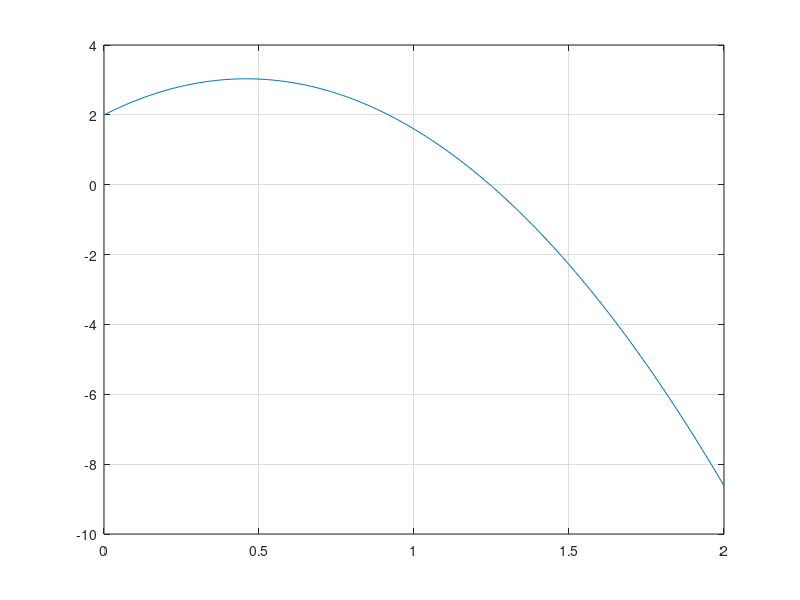

Write MATLAB code to recreate this figure. (Note: this script raises an error after producing the figure.)
mass = 62;
v0 = 4.5;
g = -9.81;
s0 = 2;
k = 5.8e4;

s = @ (t) (s0 + t * v0  + 0.5 * t^2 * g);
y = 0:0.01:2;
x2 = arrayfun(s,y);
plot (y,x2);
grid on

% calc impact timepoint
% 0 = s0 + t * v0 + 0.5 * t^2 * g
syms t;

value = double(solve(0 == s0 + t * v0 + 0.5 * t^2 * g,t));
timeOfImpact = value(2) % first one is negative


vImpact = v0 + g * timeOfImpact;
impactSpeed = abs(vImpact);
disp("Impact Velocity " + impactSpeed);

% calc timeOfmaxHeight
% v(t) = v0 + t * g
% 0 =  v0 + t * g
% t = -v0 / g
timeOfmaxHeight = -v0 / g
maxHeight = s0 + timeOfmaxHeight * v0  + 0.5 * timeOfmaxHeight^2 * g
potentialEnergy = abs(mass * g * maxHeight)


%federPot = 0.5 * k * x^2

%federPot * 2 / k = x^2

x = sqrt(potentialEnergy * 2 / k);
disp("the trampoline gets depressed by " + x + " meters" );
